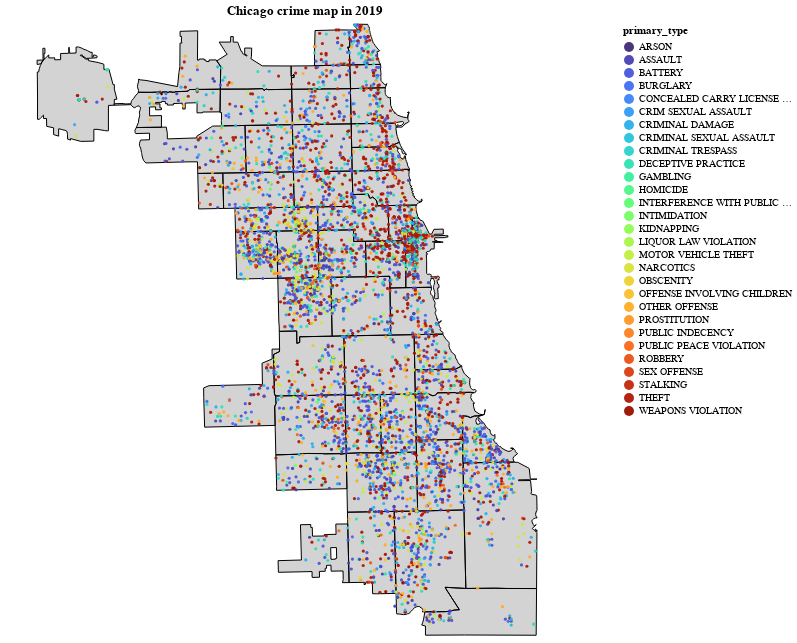

The code cell stored with this chart in its notebook:
### Code cell
def download_json():
    '''Downloads ANC JSON from Open Data DC'''
    url = "https://raw.githubusercontent.com/smartchicago/chicago-atlas/master/db/import/zipcodes.geojson"
    resp = requests.get(url)
    return resp.json()

def gen_base(geojson):
    '''Generates baselayer of DC ANC map'''
    base = alt.Chart(alt.Data(values=geojson)).mark_geoshape(
        fill="lightgray",
        stroke='black',
        strokeWidth=1
    ).encode(
    ).properties(
        width=600,
        height=600
    )
    return base

def gen_points(year = 2019):
    points = alt.Chart(crime_df[crime_df.year==year].sample(5000)).mark_circle(
        size=10,opacity=0.95).encode(
        longitude='longitude:Q',
        latitude='latitude:Q',
        tooltip=['primary_type:N','zipcode'],
        color=alt.Color('primary_type',scale=alt.Scale(scheme='turbo'))
    ).properties(title= 'Chicago crime map in {}'.format(year))
    return points

anc_json = download_json()
base_layer = gen_base(geojson=anc_json)
points_layer = gen_points()
(base_layer + points_layer).configure_view(stroke=None)

### Figure 1 — Vega-Lite specification as saved in the notebook (floating-point values rounded to 4 significant figures; data arrays with more than 128 entries replaced by an {"elided": "..."} marker saying what was removed)
{"config": {"view": {"continuousWidth": 400, "continuousHeight": 300, "stroke": null}}, "layer": [{"data": {"values": {"type": "FeatureCollection", "features": [{"geometry": {"type": "Polygon", "coordinates": [[[-87.68, 41.92], [-87.68, 41.91], [-87.68, 41.91], [-87.73, 41.91], [-87.73, 41.92], [-87.73, 41.92], [-87.73, 41.92], [-87.73, 41.92], [-87.73, 41.93], [-87.68, 41.93], [-87.68, 41.93], [-87.68, 41.92], [-87.68, 41.92]]]}, "type": "Feature", "id": 0, "properties": {"adjacent_zips": ["60639", "60641", "60657", "60618", "60622", "60614"], "ZIP": "60647", "adjacent_community_areas": ["20", "21", "22", "23", "24", "5", "7"]}}, {"geometry": {"type": "Polygon", "coordinates": [[[-87.73, 41.92], [-87.73, 41.92], [-87.73, 41.92], [-87.73, 41.91], [-87.79, 41.91], [-87.79, 41.93], [-87.73, 41.93], [-87.73, 41.92], [-87.73, 41.92], [-87.73, 41.92]]]}, "type": "Feature", "id": 1, "properties": {"adjacent_zips": ["60647", "60707", "60641", "60618"], "ZIP": "60639", "adjacent_community_areas": ["19", "20", "21", "22", "23", "25"]}}, {"geometry": {"type": "Polygon", "coordinates": [[[-87.79, 41.91], [-87.81, 41.91], [-87.81, 41.93], [-87.79, 41.93], [-87.79, 41.91]]]}, "type": "Feature", "id": 2, "properties": {"adjacent_zips": ["60634", "60639"], "ZIP": "60707", "adjacent_community_areas": ["18", "19", "25"]}}, {"geometry": {"type": "Polygon", "coordinates": [[[-87.71, 41.9], [-87.78, 41.89], [-87.78, 41.91], [-87.71, 41.91], [-87.71, 41.9]]]}, "type": "Feature", "id": 4, "properties": {"adjacent_zips": ["60622", "60644", "60624", "60612"], "ZIP": "60651", "adjacent_community_areas": ["23", "24", "25"]}}, {"geometry": {"type": "Polygon", "coordinates": [[[-87.74, 41.82], [-87.74, 41.8], [-87.74, 41.79], [-87.74, 41.79], [-87.74, 41.79], [-87.74, 41.79], [-87.74, 41.79], [-87.74, 41.77], [-87.8, 41.77], [-87.8, 41.79], [-87.8, 41.8], [-87.8, 41.8], [-87.75, 41.8], [-87.75, 41.81], [-87.74, 41.82], [-87.74, 41.82], [-87.74, 41.82], [-87.74, 41.82], [-87.74, 41.82]]]}, "type": "Feature", "id": 6, "properties": {"adjacent_zips": ["60629", "60632"], "ZIP": "60638", "adjacent_community_areas": ["30", "56", "64"]}}, {"geometry": {"type": "Polygon", "coordinates": [[[-87.68, 41.76], [-87.68, 41.74], [-87.74, 41.73], [-87.74, 41.74], [-87.74, 41.76], [-87.72, 41.76], [-87.72, 41.76], [-87.72, 41.76], [-87.7, 41.76], [-87.7, 41.76], [-87.69, 41.76], [-87.69, 41.76], [-87.68, 41.76]]]}, "type": "Feature", "id": 7, "properties": {"adjacent_zips": ["60636", "60629", "60620"], "ZIP": "60652", "adjacent_community_areas": ["65", "66", "70"]}}, {"geometry": {"type": "Polygon", "coordinates": [[[-87.66, 42.02], [-87.66, 42.02], [-87.66, 42.02], [-87.66, 42.02], [-87.66, 42.02], [-87.66, 42.02], [-87.66, 42.02], [-87.66, 42.02], [-87.66, 42.02], [-87.66, 42.02], [-87.66, 42.02], [-87.66, 42.02], [-87.66, 42.02], [-87.66, 42.02], [-87.66, 42.02], [-87.66, 42.02], [-87.66, 42.01], [-87.66, 42.01], [-87.66, 42.01], [-87.66, 42.01], [-87.66, 42.01], [-87.66, 42.01], [-87.66, 42.01], [-87.66, 42.01], [-87.66, 42.01], [-87.66, 42.01], [-87.66, 42.01], [-87.66, 42.01], [-87.66, 42.01], [-87.66, 42.01], [-87.66, 42.01], [-87.66, 42.01], [-87.66, 42.01], [-87.66, 42.0], [-87.66, 42.0], [-87.66, 42.0], [-87.66, 42.0], [-87.66, 42.0], [-87.66, 42.0], [-87.66, 42.0], [-87.66, 42.0], [-87.65, 42.0], [-87.66, 42.0], [-87.68, 42.0], [-87.68, 42.0], [-87.68, 42.01], [-87.68, 42.01], [-87.68, 42.01], [-87.68, 42.01], [-87.68, 42.01], [-87.68, 42.01], [-87.68, 42.02], [-87.67, 42.02], [-87.68, 42.02], [-87.68, 42.02], [-87.67, 42.02], [-87.67, 42.02], [-87.66, 42.02], [-87.66, 42.02], [-87.66, 42.02]]]}, "type": "Feature", "id": 8, "properties": {"adjacent_zips": ["60645", "60660", "60659"], "ZIP": "60626", "adjacent_community_areas": ["1", "2", "77"]}}, {"geometry": {"type": "Polygon", "coordinates": [[[-87.69, 42.02], [-87.68, 42.02], [-87.68, 42.01], [-87.68, 42.01], [-87.68, 42.01], [-87.68, 42.01], [-87.68, 42.01], [-87.68, 42.01], [-87.68, 42.0], [-87.68, 42.0], [-87.71, 42.0], [-87.71, 42.0], [-87.71, 42.02], [-87.69, 42.02]]]}, "type": "Feature", "id": 9, "properties": {"adjacent_zips": ["60626", "60660", "60659"], "ZIP": "60645", "adjacent_community_areas": ["1", "2"]}}, {"geometry": {"type": "Polygon", "coordinates": [[[-87.65, 42.0], [-87.65, 42.0], [-87.65, 42.0], [-87.65, 42.0], [-87.65, 42.0], [-87.65, 41.99], [-87.65, 41.99], [-87.65, 41.99], [-87.65, 41.99], [-87.65, 41.99], [-87.65, 41.99], [-87.65, 41.99], [-87.65, 41.99], [-87.65, 41.99], [-87.65, 41.99], [-87.65, 41.99], [-87.65, 41.99], [-87.65, 41.99], [-87.65, 41.99], [-87.65, 41.99], [-87.65, 41.98], [-87.68, 41.98], [-87.68, 42.0], [-87.65, 42.0]]]}, "type": "Feature", "id": 10, "properties": {"adjacent_zips": ["60645", "60640", "60625", "60659", "60626"], "ZIP": "60660", "adjacent_community_areas": ["1", "2", "4", "77"]}}, {"geometry": {"type": "Polygon", "coordinates": {"elided": "1x68x2 float values"}}, "type": "Feature", "id": 11, "properties": {"adjacent_zips": ["60618", "60660", "60625", "60613"], "ZIP": "60640", "adjacent_community_areas": ["3", "4", "5", "6", "77"]}}, {"geometry": {"type": "Polygon", "coordinates": [[[-87.68, 41.96], [-87.73, 41.96], [-87.73, 41.98], [-87.68, 41.98], [-87.68, 41.98], [-87.68, 41.96]]]}, "type": "Feature", "id": 12, "properties": {"adjacent_zips": ["60613", "60659", "60630", "60646", "60618", "60641", "60640", "60660"], "ZIP": "60625", "adjacent_community_areas": ["13", "14", "16", "4", "5"]}}, {"geometry": {"type": "Polygon", "coordinates": [[[-87.73, 41.93], [-87.77, 41.93], [-87.77, 41.96], [-87.73, 41.96], [-87.73, 41.93]]]}, "type": "Feature", "id": 13, "properties": {"adjacent_zips": ["60618", "60630", "60634", "60647", "60639", "60625"], "ZIP": "60641", "adjacent_community_areas": ["14", "15", "16", "19", "20", "21", "22"]}}, {"geometry": {"type": "Polygon", "coordinates": [[[-87.64, 41.95], [-87.64, 41.95], [-87.63, 41.94], [-87.63, 41.94], [-87.63, 41.94], [-87.63, 41.94], [-87.63, 41.94], [-87.64, 41.94], [-87.64, 41.94], [-87.64, 41.94], [-87.64, 41.94], [-87.64, 41.95], [-87.64, 41.95], [-87.64, 41.95], [-87.64, 41.95], [-87.64, 41.95], [-87.64, 41.95], [-87.64, 41.95], [-87.64, 41.95], [-87.64, 41.95], [-87.64, 41.95], [-87.64, 41.95], [-87.64, 41.95], [-87.64, 41.95], [-87.64, 41.94], [-87.64, 41.94], [-87.64, 41.94], [-87.64, 41.94], [-87.64, 41.94], [-87.64, 41.94], [-87.64, 41.94], [-87.64, 41.94], [-87.64, 41.94], [-87.64, 41.94], [-87.64, 41.94], [-87.64, 41.94], [-87.64, 41.94], [-87.63, 41.94], [-87.63, 41.94], [-87.64, 41.94], [-87.64, 41.94], [-87.63, 41.94], [-87.63, 41.94], [-87.63, 41.94], [-87.63, 41.94], [-87.63, 41.94], [-87.63, 41.94], [-87.63, 41.94], [-87.63, 41.94], [-87.63, 41.94], [-87.63, 41.94], [-87.63, 41.93], [-87.63, 41.93], [-87.63, 41.93], [-87.63, 41.93], [-87.64, 41.93], [-87.64, 41.93], [-87.64, 41.93], [-87.68, 41.93], [-87.68, 41.95], [-87.65, 41.95], [-87.64, 41.95], [-87.64, 41.95]]]}, "type": "Feature", "id": 14, "properties": {"adjacent_zips": ["60613", "60647", "60618", "60614"], "ZIP": "60657", "adjacent_community_areas": ["5", "6", "7"]}}, {"geometry": {"type": "Polygon", "coordinates": [[[-87.58, 41.8], [-87.58, 41.8], [-87.58, 41.8], [-87.58, 41.8], [-87.58, 41.8], [-87.58, 41.8], [-87.58, 41.8], [-87.58, 41.8], [-87.58, 41.8], [-87.58, 41.8], [-87.58, 41.8], [-87.58, 41.8], [-87.58, 41.8], [-87.58, 41.8], [-87.58, 41.8], [-87.58, 41.8], [-87.58, 41.8], [-87.58, 41.8], [-87.58, 41.8], [-87.58, 41.8], [-87.59, 41.8], [-87.59, 41.79], [-87.59, 41.79], [-87.59, 41.79], [-87.59, 41.8], [-87.61, 41.79], [-87.61, 41.79], [-87.61, 41.79], [-87.61, 41.79], [-87.61, 41.79], [-87.61, 41.79], [-87.61, 41.79], [-87.61, 41.79], [-87.63, 41.79], [-87.63, 41.81], [-87.59, 41.81], [-87.59, 41.81], [-87.59, 41.81], [-87.59, 41.81], [-87.59, 41.81], [-87.59, 41.81], [-87.58, 41.81], [-87.58, 41.8]]]}, "type": "Feature", "id": 15, "properties": {"adjacent_zips": ["60637", "60609", "60653", "60621"], "ZIP": "60615", "adjacent_community_areas": ["38", "39", "40", "41"]}}, {"geometry": {"type": "Polygon", "coordinates": [[[-87.62, 41.77], [-87.62, 41.76], [-87.64, 41.76], [-87.64, 41.76], [-87.64, 41.76], [-87.65, 41.76], [-87.65, 41.79], [-87.63, 41.79], [-87.62, 41.77]]]}, "type": "Feature", "id": 16, "properties": {"adjacent_zips": ["60609", "60637", "60619", "60615", "60636", "60620"], "ZIP": "60621", "adjacent_community_areas": ["40", "67", "68", "69", "71"]}}, {"geometry": {"type": "Polygon", "coordinates": [[[-87.65, 41.76], [-87.66, 41.76], [-87.67, 41.76], [-87.68, 41.76], [-87.68, 41.79], [-87.68, 41.79], [-87.65, 41.79], [-87.65, 41.76]]]}, "type": "Feature", "id": 17, "properties": {"adjacent_zips": ["60652", "60621", "60632", "60609", "60620", "60629"], "ZIP": "60636", "adjacent_community_areas": ["63", "66", "67", "68", "70", "71"]}}, {"geometry": {"type": "Polygon", "coordinates": {"elided": "1x86x2 float values"}}, "type": "Feature", "id": 18, "properties": {"adjacent_zips": ["60617", "60637", "60619"], "ZIP": "60649", "adjacent_community_areas": ["42", "43", "45", "46"]}}, {"geometry": {"type": "Polygon", "coordinates": {"elided": "1x77x2 float values"}}, "type": "Feature", "id": 19, "properties": {"adjacent_zips": ["60649", "60619", "60628"], "ZIP": "60617", "adjacent_community_areas": ["43", "45", "46", "48", "50", "51", "52", "55"]}}, {"geometry": {"type": "Polygon", "coordinates": [[[-87.64, 41.68], [-87.64, 41.67], [-87.66, 41.67], [-87.66, 41.67], [-87.66, 41.68], [-87.67, 41.68], [-87.67, 41.68], [-87.67, 41.68], [-87.67, 41.68], [-87.68, 41.68], [-87.68, 41.72], [-87.64, 41.72], [-87.64, 41.68]]]}, "type": "Feature", "id": 20, "properties": {"adjacent_zips": ["60628", "60655", "60620"], "ZIP": "60643", "adjacent_community_areas": ["49", "53", "72", "73", "75"]}}, {"geometry": {"type": "Polygon", "coordinates": [[[-87.68, 41.9], [-87.68, 41.89], [-87.67, 41.89], [-87.67, 41.87], [-87.71, 41.87], [-87.71, 41.9], [-87.68, 41.9], [-87.68, 41.9]]]}, "type": "Feature", "id": 23, "properties": {"adjacent_zips": ["60651", "60622", "6761", "60608", "60624"], "ZIP": "60612", "adjacent_community_areas": ["23", "24", "27", "28", "29"]}}, {"geometry": {"type": "Polygon", "coordinates": [[[-87.71, 41.87], [-87.74, 41.87], [-87.74, 41.88], [-87.74, 41.88], [-87.74, 41.89], [-87.74, 41.89], [-87.74, 41.89], [-87.74, 41.9], [-87.71, 41.9], [-87.71, 41.87]]]}, "type": "Feature", "id": 24, "properties": {"adjacent_zips": ["60612", "60651", "60622", "60623", "60644"], "ZIP": "60624", "adjacent_community_areas": ["23", "25", "26", "27", "29"]}}, {"geometry": {"type": "Polygon", "coordinates": [[[-87.74, 41.87], [-87.77, 41.87], [-87.78, 41.89], [-87.74, 41.9], [-87.74, 41.89], [-87.74, 41.89], [-87.74, 41.89], [-87.74, 41.88], [-87.74, 41.88], [-87.74, 41.87]]]}, "type": "Feature", "id": 25, "properties": {"adjacent_zips": ["60651", "60623", "60624"], "ZIP": "60644", "adjacent_community_areas": ["25", "26"]}}, {"geometry": {"type": "Polygon", "coordinates": [[[-87.6, 41.83], [-87.6, 41.83], [-87.6, 41.83], [-87.6, 41.83], [-87.6, 41.83], [-87.6, 41.83], [-87.6, 41.82], [-87.6, 41.82], [-87.6, 41.82], [-87.6, 41.82], [-87.6, 41.82], [-87.6, 41.82], [-87.59, 41.82], [-87.59, 41.82], [-87.59, 41.82], [-87.59, 41.82], [-87.59, 41.82], [-87.59, 41.82], [-87.59, 41.82], [-87.59, 41.81], [-87.59, 41.81], [-87.59, 41.81], [-87.59, 41.81], [-87.59, 41.81], [-87.59, 41.81], [-87.59, 41.81], [-87.59, 41.81], [-87.59, 41.81], [-87.63, 41.81], [-87.63, 41.83], [-87.6, 41.83], [-87.6, 41.83]]]}, "type": "Feature", "id": 28, "properties": {"adjacent_zips": ["60609", "60615", "60616"], "ZIP": "60653", "adjacent_community_areas": ["35", "36", "38", "39"]}}, {"geometry": {"type": "Polygon", "coordinates": [[[-87.63, 41.83], [-87.63, 41.79], [-87.68, 41.79], [-87.68, 41.79], [-87.69, 41.83], [-87.63, 41.83], [-87.63, 41.83]]]}, "type": "Feature", "id": 29, "properties": {"adjacent_zips": ["60637", "60615", "60621", "60636", "60653", "60616", "60608", "60632", "60629"], "ZIP": "60609", "adjacent_community_areas": ["34", "35", "37", "38", "40", "58", "59", "60", "61", "63", "67", "68"]}}, {"geometry": {"type": "MultiPolygon", "coordinates": {"elided": "3 rows, 208 float values in total"}}, "type": "Feature", "id": 30, "properties": {"adjacent_zips": ["60656"], "ZIP": "60666", "adjacent_community_areas": ["76"]}}, {"geometry": {"type": "Polygon", "coordinates": [[[-87.68, 41.95], [-87.68, 41.93], [-87.73, 41.93], [-87.73, 41.96], [-87.68, 41.96], [-87.68, 41.95]]]}, "type": "Feature", "id": 31, "properties": {"adjacent_zips": ["60613", "60614", "60657", "60641", "60625", "60640", "60639", "60647", "60630"], "ZIP": "60618", "adjacent_community_areas": ["14", "16", "21", "22", "4", "5", "7"]}}, {"geometry": {"type": "Polygon", "coordinates": [[[-87.6, 41.83], [-87.65, 41.83], [-87.65, 41.86], [-87.61, 41.86], [-87.61, 41.86], [-87.61, 41.86], [-87.61, 41.86], [-87.61, 41.86], [-87.61, 41.86], [-87.61, 41.86], [-87.61, 41.86], [-87.61, 41.85], [-87.61, 41.85], [-87.61, 41.85], [-87.61, 41.85], [-87.61, 41.85], [-87.61, 41.85], [-87.61, 41.85], [-87.61, 41.85], [-87.61, 41.85], [-87.61, 41.84], [-87.61, 41.84], [-87.61, 41.84], [-87.61, 41.84], [-87.61, 41.84], [-87.61, 41.84], [-87.61, 41.84], [-87.61, 41.84], [-87.61, 41.84], [-87.61, 41.84], [-87.61, 41.84], [-87.61, 41.84], [-87.61, 41.84], [-87.6, 41.84], [-87.6, 41.84], [-87.6, 41.84], [-87.6, 41.84], [-87.61, 41.84], [-87.61, 41.84], [-87.61, 41.84], [-87.6, 41.83], [-87.6, 41.83], [-87.61, 41.83], [-87.6, 41.83], [-87.6, 41.83], [-87.6, 41.83], [-87.6, 41.83], [-87.6, 41.83], [-87.6, 41.83]]]}, "type": "Feature", "id": 32, "properties": {"adjacent_zips": ["6761", "60653", "60609", "60608"], "ZIP": "60616", "adjacent_community_areas": ["28", "31", "33", "34", "35", "36", "60"]}}, {"geometry": {"type": "Polygon", "coordinates": [[[-87.65, 41.86], [-87.65, 41.83], [-87.69, 41.83], [-87.7, 41.87], [-87.65, 41.87], [-87.65, 41.86]]]}, "type": "Feature", "id": 35, "properties": {"adjacent_zips": ["6761", "60616", "60609", "60612", "60632", "60623"], "ZIP": "60608", "adjacent_community_areas": ["28", "29", "30", "31", "58", "59", "60"]}}, {"geometry": {"type": "Polygon", "coordinates": {"elided": "1x74x2 float values"}}, "type": "Feature", "id": 39, "properties": {"adjacent_zips": ["60622", "60610", "60618", "60647", "60657"], "ZIP": "60614", "adjacent_community_areas": ["22", "24", "5", "6", "7", "8"]}}, {"geometry": {"type": "Polygon", "coordinates": [[[-87.86, 41.98], [-87.86, 41.99], [-87.86, 41.99], [-87.86, 41.99], [-87.85, 41.99], [-87.85, 41.99], [-87.82, 41.98], [-87.82, 41.99], [-87.82, 42.0], [-87.82, 42.01], [-87.82, 42.01], [-87.82, 42.01], [-87.82, 42.01], [-87.82, 42.02], [-87.82, 42.02], [-87.82, 42.02], [-87.81, 42.02], [-87.81, 42.0], [-87.81, 42.0], [-87.81, 42.0], [-87.8, 42.0], [-87.8, 42.0], [-87.8, 42.0], [-87.8, 42.0], [-87.8, 42.0], [-87.8, 42.0], [-87.8, 42.0], [-87.79, 42.0], [-87.79, 42.0], [-87.79, 41.98], [-87.81, 41.98], [-87.81, 41.98], [-87.82, 41.98], [-87.83, 41.98], [-87.83, 41.98], [-87.83, 41.98], [-87.83, 41.98], [-87.83, 41.98], [-87.83, 41.98], [-87.83, 41.98], [-87.83, 41.98], [-87.83, 41.98], [-87.83, 41.98], [-87.84, 41.98], [-87.84, 41.98], [-87.84, 41.98], [-87.84, 41.98], [-87.84, 41.98], [-87.84, 41.98], [-87.84, 41.98], [-87.84, 41.98], [-87.85, 41.98], [-87.86, 41.98], [-87.86, 41.98], [-87.86, 41.98]]]}, "type": "Feature", "id": 40, "properties": {"adjacent_zips": ["60656", "60630", "60646"], "ZIP": "60631", "adjacent_community_areas": ["10", "11", "76", "9"]}}, {"geometry": {"type": "Polygon", "coordinates": [[[-87.79, 42.0], [-87.78, 42.0], [-87.78, 42.01], [-87.79, 42.01], [-87.78, 42.01], [-87.78, 42.02], [-87.78, 42.02], [-87.78, 42.01], [-87.77, 42.01], [-87.77, 42.01], [-87.77, 42.01], [-87.77, 42.0], [-87.77, 42.0], [-87.77, 42.0], [-87.77, 42.0], [-87.77, 42.01], [-87.76, 42.01], [-87.76, 42.0], [-87.76, 42.0], [-87.75, 42.0], [-87.73, 42.0], [-87.73, 41.99], [-87.73, 41.99], [-87.73, 41.99], [-87.73, 41.99], [-87.73, 41.98], [-87.75, 41.98], [-87.75, 41.98], [-87.75, 41.98], [-87.75, 41.98], [-87.76, 41.98], [-87.79, 41.98], [-87.79, 42.0], [-87.79, 42.0]]]}, "type": "Feature", "id": 41, "properties": {"adjacent_zips": ["60659", "60625", "60631", "60630", "60656"], "ZIP": "60646", "adjacent_community_areas": ["10", "11", "12", "13"]}}, {"geometry": {"type": "Polygon", "coordinates": [[[-87.59, 41.72], [-87.58, 41.67], [-87.6, 41.67], [-87.6, 41.67], [-87.59, 41.66], [-87.59, 41.66], [-87.6, 41.66], [-87.6, 41.66], [-87.62, 41.66], [-87.62, 41.66], [-87.62, 41.66], [-87.62, 41.66], [-87.62, 41.66], [-87.62, 41.66], [-87.62, 41.66], [-87.62, 41.66], [-87.63, 41.66], [-87.63, 41.66], [-87.63, 41.66], [-87.63, 41.66], [-87.63, 41.66], [-87.63, 41.66], [-87.63, 41.66], [-87.63, 41.66], [-87.63, 41.66], [-87.64, 41.66], [-87.64, 41.66], [-87.64, 41.66], [-87.64, 41.66], [-87.64, 41.72], [-87.62, 41.72], [-87.59, 41.72], [-87.59, 41.72]]]}, "type": "Feature", "id": 42, "properties": {"adjacent_zips": ["60619", "60643", "60617", "60827", "60620"], "ZIP": "60628", "adjacent_community_areas": ["49", "50", "51", "53", "54", "55", "73"]}}, {"geometry": {"type": "Polygon", "coordinates": [[[-87.6, 41.67], [-87.58, 41.67], [-87.56, 41.67], [-87.55, 41.67], [-87.52, 41.67], [-87.53, 41.64], [-87.58, 41.64], [-87.62, 41.64], [-87.62, 41.65], [-87.62, 41.65], [-87.62, 41.65], [-87.62, 41.65], [-87.62, 41.66], [-87.6, 41.66], [-87.6, 41.66], [-87.59, 41.66], [-87.59, 41.66], [-87.6, 41.67], [-87.6, 41.67], [-87.6, 41.67]]]}, "type": "Feature", "id": 43, "properties": {"adjacent_zips": ["60628", "60617"], "name": "60827 & 60633", "ZIP": "60827", "adjacent_community_areas": ["54", "55", "51"]}}, {"geometry": {"type": "Polygon", "coordinates": [[[-87.75, 41.98], [-87.75, 41.98], [-87.75, 41.98], [-87.75, 41.98], [-87.73, 41.98], [-87.73, 41.96], [-87.79, 41.96], [-87.79, 41.96], [-87.79, 41.96], [-87.79, 41.96], [-87.79, 41.97], [-87.79, 41.97], [-87.79, 41.98], [-87.76, 41.98], [-87.75, 41.98]]]}, "type": "Feature", "id": 44, "properties": {"adjacent_zips": ["60659", "60631", "60646", "60656", "60634", "60625", "60641", "60618"], "ZIP": "60630", "adjacent_community_areas": ["10", "11", "12", "13", "14", "15", "16"]}}, {"geometry": {"type": "Polygon", "coordinates": {"elided": "1x89x2 float values"}}, "type": "Feature", "id": 47, "properties": {"adjacent_zips": ["60646", "60630", "60666", "60631", "60634"], "ZIP": "60656", "adjacent_community_areas": ["10", "11", "76"]}}, {"geometry": {"type": "Polygon", "coordinates": [[[-87.68, 41.71], [-87.68, 41.68], [-87.69, 41.68], [-87.69, 41.68], [-87.69, 41.68], [-87.7, 41.68], [-87.7, 41.69], [-87.7, 41.69], [-87.7, 41.69], [-87.7, 41.69], [-87.7, 41.68], [-87.71, 41.68], [-87.71, 41.68], [-87.71, 41.68], [-87.71, 41.68], [-87.71, 41.68], [-87.71, 41.68], [-87.71, 41.68], [-87.71, 41.68], [-87.74, 41.68], [-87.74, 41.69], [-87.72, 41.69], [-87.72, 41.71], [-87.71, 41.71], [-87.71, 41.71], [-87.71, 41.71], [-87.71, 41.71], [-87.7, 41.71], [-87.7, 41.71], [-87.7, 41.71], [-87.7, 41.71], [-87.69, 41.71], [-87.69, 41.71], [-87.68, 41.71]], [[-87.7, 41.7], [-87.7, 41.69], [-87.69, 41.69], [-87.69, 41.69], [-87.69, 41.69], [-87.69, 41.7], [-87.7, 41.7]]]}, "type": "Feature", "id": 48, "properties": {"adjacent_zips": ["60643"], "ZIP": "60655", "adjacent_community_areas": ["72", "74", "75"]}}, {"geometry": {"type": "Polygon", "coordinates": [[[-87.68, 41.98], [-87.73, 41.98], [-87.73, 41.99], [-87.73, 41.99], [-87.73, 41.99], [-87.73, 41.99], [-87.73, 42.0], [-87.71, 42.0], [-87.68, 42.0], [-87.68, 41.98]]]}, "type": "Feature", "id": 49, "properties": {"adjacent_zips": ["60660", "60645", "60626", "60630", "60646", "60625"], "ZIP": "60659", "adjacent_community_areas": ["12", "13", "2", "4"]}}, {"geometry": {"type": "Polygon", "coordinates": [[[-87.77, 41.93], [-87.81, 41.93], [-87.81, 41.94], [-87.82, 41.94], [-87.85, 41.94], [-87.85, 41.94], [-87.85, 41.94], [-87.85, 41.94], [-87.85, 41.94], [-87.85, 41.94], [-87.85, 41.95], [-87.85, 41.95], [-87.85, 41.95], [-87.85, 41.95], [-87.85, 41.95], [-87.85, 41.95], [-87.85, 41.96], [-87.86, 41.96], [-87.86, 41.96], [-87.86, 41.96], [-87.86, 41.96], [-87.83, 41.96], [-87.83, 41.96], [-87.83, 41.95], [-87.81, 41.95], [-87.81, 41.95], [-87.79, 41.96], [-87.77, 41.96], [-87.77, 41.93]]]}, "type": "Feature", "id": 51, "properties": {"adjacent_zips": ["60630", "60707", "60641", "60656"], "ZIP": "60634", "adjacent_community_areas": ["15", "17", "18", "19", "76"]}}, {"geometry": {"type": "Polygon", "coordinates": [[[-87.64, 41.95], [-87.65, 41.95], [-87.68, 41.95], [-87.68, 41.96], [-87.64, 41.96], [-87.64, 41.96], [-87.64, 41.96], [-87.64, 41.96], [-87.64, 41.96], [-87.64, 41.96], [-87.64, 41.96], [-87.64, 41.96], [-87.64, 41.95], [-87.64, 41.95]]]}, "type": "Feature", "id": 52, "properties": {"adjacent_zips": ["60657", "60625", "60640", "60618"], "ZIP": "60613", "adjacent_community_areas": ["3", "4", "5", "6"]}}, {"geometry": {"type": "Polygon", "coordinates": [[[-87.69, 41.83], [-87.69, 41.83], [-87.68, 41.79], [-87.72, 41.79], [-87.74, 41.79], [-87.74, 41.79], [-87.74, 41.8], [-87.74, 41.82], [-87.74, 41.82], [-87.74, 41.82], [-87.74, 41.83], [-87.72, 41.83], [-87.72, 41.83], [-87.72, 41.83], [-87.72, 41.83], [-87.69, 41.83]]]}, "type": "Feature", "id": 55, "properties": {"adjacent_zips": ["60609", "60636", "60638", "60629", "60623", "60608"], "ZIP": "60632", "adjacent_community_areas": ["30", "56", "57", "58", "59", "61", "62", "63"]}}, {"geometry": {"type": "Polygon", "coordinates": [[[-87.69, 41.83], [-87.72, 41.83], [-87.72, 41.83], [-87.72, 41.83], [-87.72, 41.83], [-87.74, 41.83], [-87.74, 41.84], [-87.74, 41.84], [-87.74, 41.84], [-87.74, 41.84], [-87.74, 41.87], [-87.7, 41.87], [-87.69, 41.83]]]}, "type": "Feature", "id": 56, "properties": {"adjacent_zips": ["60644", "60632", "60624", "60608"], "ZIP": "60623", "adjacent_community_areas": ["29", "30", "58"]}}, {"geometry": {"type": "Polygon", "coordinates": [[[-87.68, 41.76], [-87.68, 41.76], [-87.69, 41.76], [-87.69, 41.76], [-87.7, 41.76], [-87.7, 41.76], [-87.72, 41.76], [-87.72, 41.76], [-87.72, 41.76], [-87.74, 41.76], [-87.74, 41.79], [-87.74, 41.79], [-87.74, 41.79], [-87.74, 41.79], [-87.74, 41.79], [-87.72, 41.79], [-87.68, 41.79], [-87.68, 41.76]]]}, "type": "Feature", "id": 57, "properties": {"adjacent_zips": ["60636", "60632", "60620", "60638", "60652", "60609"], "ZIP": "60629", "adjacent_community_areas": ["56", "62", "63", "64", "65", "66", "70"]}}, {"geometry": {"type": "Polygon", "coordinates": [[[-87.62, 41.72], [-87.68, 41.72], [-87.68, 41.76], [-87.67, 41.76], [-87.66, 41.76], [-87.65, 41.76], [-87.64, 41.76], [-87.64, 41.76], [-87.64, 41.76], [-87.62, 41.76], [-87.62, 41.72]]]}, "type": "Feature", "id": 58, "properties": {"adjacent_zips": ["60643", "60628", "60629", "60619", "60652", "60621", "60636"], "ZIP": "60620", "adjacent_community_areas": ["44", "49", "67", "68", "69", "70", "71", "72", "73"]}}, {"geometry": {"type": "Polygon", "coordinates": [[[-87.58, 41.8], [-87.58, 41.79], [-87.58, 41.79], [-87.58, 41.79], [-87.58, 41.79], [-87.58, 41.79], [-87.58, 41.79], [-87.58, 41.79], [-87.58, 41.79], [-87.58, 41.79], [-87.58, 41.79], [-87.58, 41.79], [-87.58, 41.79], [-87.58, 41.78], [-87.57, 41.78], [-87.57, 41.78], [-87.57, 41.78], [-87.58, 41.78], [-87.58, 41.78], [-87.58, 41.78], [-87.58, 41.78], [-87.59, 41.78], [-87.59, 41.77], [-87.59, 41.77], [-87.59, 41.77], [-87.62, 41.77], [-87.63, 41.79], [-87.61, 41.79], [-87.61, 41.79], [-87.61, 41.79], [-87.61, 41.79], [-87.61, 41.79], [-87.61, 41.79], [-87.61, 41.79], [-87.61, 41.79], [-87.59, 41.8], [-87.59, 41.79], [-87.59, 41.79], [-87.59, 41.79], [-87.59, 41.79], [-87.59, 41.8], [-87.58, 41.8], [-87.58, 41.8]]]}, "type": "Feature", "id": 59, "properties": {"adjacent_zips": ["60649", "60615", "60609", "60619", "60621"], "ZIP": "60637", "adjacent_community_areas": ["40", "41", "42", "43", "69"]}}, {"geometry": {"type": "Polygon", "coordinates": [[[-87.59, 41.75], [-87.59, 41.75], [-87.59, 41.75], [-87.59, 41.73], [-87.59, 41.72], [-87.59, 41.72], [-87.59, 41.72], [-87.62, 41.72], [-87.62, 41.77], [-87.59, 41.77], [-87.59, 41.75], [-87.59, 41.75]]]}, "type": "Feature", "id": 60, "properties": {"adjacent_zips": ["60620", "60637", "60628", "60617", "60649", "60621"], "ZIP": "60619", "adjacent_community_areas": ["43", "44", "45", "47", "48", "49", "50", "51", "69"]}}, {"geometry": {"type": "Polygon", "coordinates": {"elided": "2 rows, 234 float values in total"}}, "type": "Feature", "id": 61, "properties": {"adjacent_zips": ["60610", "6761"], "name": "60601, 60602, 60603, 60604, 60605 & 60611", "ZIP": "12311", "adjacent_community_areas": ["32", "33", "8"]}}, {"geometry": {"type": "Polygon", "coordinates": [[[-87.63, 41.88], [-87.63, 41.87], [-87.63, 41.86], [-87.65, 41.86], [-87.65, 41.87], [-87.67, 41.87], [-87.67, 41.89], [-87.65, 41.89], [-87.64, 41.89], [-87.64, 41.89], [-87.64, 41.89], [-87.64, 41.89], [-87.63, 41.89], [-87.63, 41.88]]]}, "type": "Feature", "id": 62, "properties": {"adjacent_zips": ["60622", "60608", "60616", "60612", "12311", "60610"], "name": "60606, 60607 & 60661", "ZIP": "6761", "adjacent_community_areas": ["24", "28", "31", "32", "33", "8"]}}, {"geometry": {"type": "Polygon", "coordinates": [[[-87.65, 41.9], [-87.65, 41.91], [-87.62, 41.91], [-87.62, 41.91], [-87.63, 41.91], [-87.63, 41.91], [-87.62, 41.91], [-87.62, 41.9], [-87.62, 41.9], [-87.62, 41.9], [-87.63, 41.9], [-87.63, 41.9], [-87.63, 41.9], [-87.63, 41.89], [-87.63, 41.89], [-87.64, 41.89], [-87.64, 41.89], [-87.64, 41.89], [-87.65, 41.89], [-87.65, 41.9]]]}, "type": "Feature", "id": 63, "properties": {"adjacent_zips": ["60614", "12311", "6761", "60622"], "name": "60610 & 60654", "ZIP": "60610", "adjacent_community_areas": ["24", "32", "7", "8"]}}, {"geometry": {"type": "Polygon", "coordinates": [[[-87.67, 41.89], [-87.68, 41.89], [-87.68, 41.9], [-87.71, 41.9], [-87.71, 41.91], [-87.68, 41.91], [-87.68, 41.91], [-87.68, 41.92], [-87.67, 41.92], [-87.67, 41.92], [-87.67, 41.92], [-87.66, 41.92], [-87.66, 41.92], [-87.66, 41.92], [-87.66, 41.92], [-87.66, 41.91], [-87.66, 41.91], [-87.66, 41.91], [-87.65, 41.91], [-87.65, 41.89], [-87.67, 41.89]]]}, "type": "Feature", "id": 64, "properties": {"adjacent_zips": ["60612", "60624", "60614", "6761", "60610", "60651", "60647"], "name": "60642 & 60622", "ZIP": "60622", "adjacent_community_areas": ["22", "23", "24", "28", "7", "8"]}}]}}, "mark": {"type": "geoshape", "fill": "lightgray", "stroke": "black", "strokeWidth": 1}, "encoding": {}, "height": 600, "width": 600}, {"data": {"name": "data-7c6a0e9e057e461686ddc7a257066480"}, "mark": {"type": "circle", "opacity": 0.95, "size": 10}, "encoding": {"color": {"type": "nominal", "field": "primary_type", "scale": {"scheme": "turbo"}}, "latitude": {"field": "latitude", "type": "quantitative"}, "longitude": {"field": "longitude", "type": "quantitative"}, "tooltip": [{"type": "nominal", "field": "primary_type"}, {"type": "nominal", "field": "zipcode"}]}, "title": "Chicago crime map in 2019"}], "$schema": "https://vega.github.io/schema/vega-lite/v4.8.1.json", "datasets": {"data-7c6a0e9e057e461686ddc7a257066480": {"elided": "5000 records"}}}
